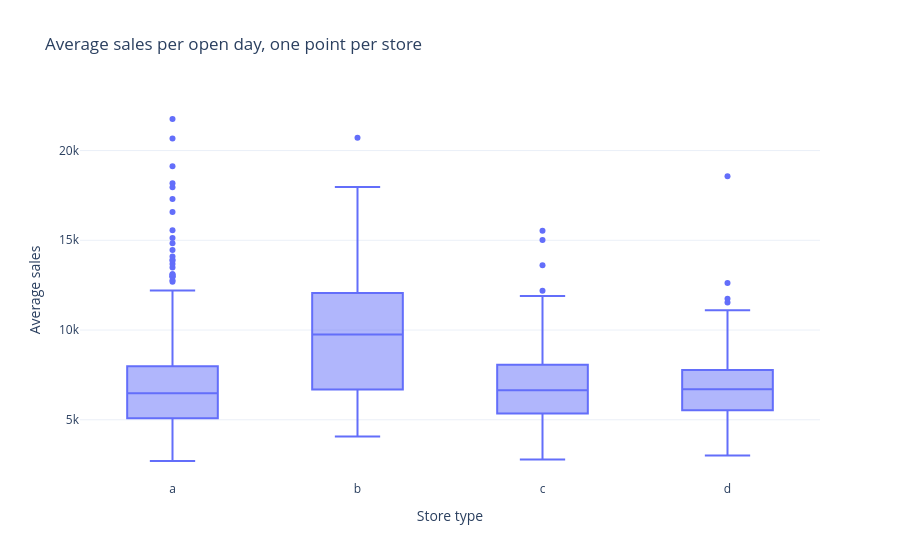

Here is the notebook cell this chart was saved with:
### Markdown cell above
## 7. How different are the store types?

One point per store: its average sales per open day. A box plot shows the middle half of stores (the box),
the median (the line) and unusual stores (the dots).

### Code cell
store_avg = (open_days.groupby("store_id")
             .agg(avg_sales=("sales", "mean"), avg_customers=("customers", "mean"))
             .join(stores.set_index("store_id")[["store_type", "assortment", "competition_distance"]])
             .reset_index())

fig = px.box(store_avg.sort_values("store_type"), x="store_type", y="avg_sales", points="outliers",
             hover_data=["store_id"], title="Average sales per open day, one point per store",
             labels={"store_type": "Store type", "avg_sales": "Average sales"})
fig.show()
store_avg.groupby("store_type").avg_sales.describe()[["count", "50%", "max"]].round(0)

### Figure 1 — Plotly figure (JSON) as saved in the notebook; plotly's stock layout.template omitted (floating-point values rounded to 4 significant figures; data arrays with more than 128 entries replaced by an {"elided": "..."} marker saying what was removed)
{"data": [{"alignmentgroup": "True", "boxpoints": "outliers", "customdata": {"elided": "1115x1 int values"}, "hovertemplate": "Store type=%{x}<br>Average sales=%{y}<br>store_id=%{customdata[0]}<extra></extra>", "legendgroup": "", "marker": {"color": "#636efa"}, "name": "", "notched": false, "offsetgroup": "", "orientation": "v", "showlegend": false, "type": "box", "x": {"elided": "1115 str values"}, "x0": " ", "xaxis": "x", "y": {"elided": "1115 float values"}, "y0": " ", "yaxis": "y"}], "layout": {"boxmode": "group", "legend": {"tracegroupgap": 0}, "title": {"text": "Average sales per open day, one point per store"}, "xaxis": {"anchor": "y", "domain": [0.0, 1.0], "title": {"text": "Store type"}}, "yaxis": {"anchor": "x", "domain": [0.0, 1.0], "title": {"text": "Average sales"}}}}
